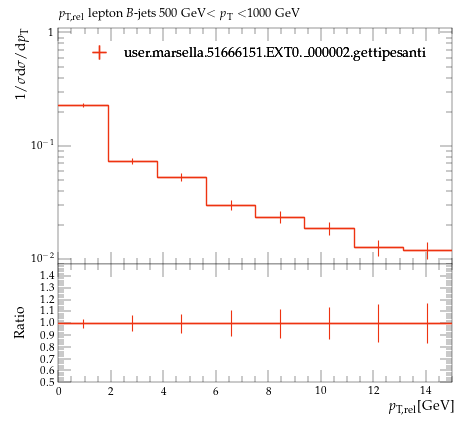

Reproduce this figure in Python.
#! /usr/bin/env python

# This Python script was auto-generated using YODA v2.0.2.
# Analysis object: /MC_HFDECAYS/avg_B_jet_l_pTrel_500_1000
# Timestamp: 24-07-2026 (16:40:05)

import matplotlib as mpl
import matplotlib.pyplot as plt
mpl.use('Agg') # comment out for interactive use
import os
import numpy as np

plotDir = os.path.split(os.path.realpath(__file__))[0]
if 'YODA_USER_PLOT_PATH' in globals():
    plot_outdir = globals()['YODA_USER_PLOT_PATH']
else:
    plot_outdir = plotDir

#plot style
plt.style.use(os.path.join(plotDir, '../default.mplstyle'))
# plot metadata
figW, figH = plt.rcParams['figure.figsize']
ax_xLabel = r'$p_\mathrm{T,rel}$[GeV]'
ax_yLabel = r'$1/\sigma \mathrm{d}\sigma/\mathrm{d}p_\mathrm{T}$'
ax_title  = r'$p_\mathrm{T,rel}$ lepton $B$-jets 500 GeV$<p_\mathrm{T}<$1000 GeV'
ax_xScale = 'linear'
ax_yScale = 'log'
xLims = (0.0, 15.0)
yLims = (0.009000000000000001, 1.1)

# TeX-friendly labels for the legend
labels = {
    'legend' : ([ r"user.marsella.51666151.EXT0.\_000002.gettipesanti" ], r""),
}

# Adjust canvas width and height
canvasW = 10.0
canvasH = 9.0
figW *= canvasW/10.
figH *= canvasH/9.

# Create figure and axis objects
fig, (ax, ratio0_ax) = plt.subplots(2, 1, sharex=True,
                  figsize=(figW,figH), gridspec_kw={'height_ratios': (6.0, 3.0)})

# Set figure margins
plt.subplots_adjust(
    left   = 1.0 * plt.rcParams['figure.subplot.left'],
    right  = 1.0 * plt.rcParams['figure.subplot.right'],
    top    = 1.0 * plt.rcParams['figure.subplot.top'],
    bottom = 1.0 * plt.rcParams['figure.subplot.bottom'])

ratio0_ax.yaxis.set_major_locator(mpl.ticker.MultipleLocator(0.1))
ratio0_ax.set_ylim(0.5, 1.4999)
ratio0_ax.set_ylabel('Ratio')

# the numerical data is stored in a separate file
dataf = dict()
prefix = os.path.split(__file__)[0]
if prefix:    prefix = prefix + '/'
exec(open(prefix+'avg_B_jet_l_pTrel_500_1000__data.py').read(), dataf)


legend_handles = dict() # keep track of handles for the legend

# style options for curves
# starts at zorder>=5 to draw curve on top of legend
styles = {
  'user.marsella.51666151.EXT0._000002.gettipesanti.yoda.gz': {
    'color' : '#EE3311',
    'linestyle' : '-',
    'linewidth' : 1,
    'marker' : 'none',
    'markersize' : 2,
    'capsize' : 0.0,
    'zorder' : 5,
    'histstyle' : 1,
    'drawstyle' : 'steps-pre',
    'xerrorbars' : 1,
    'yerrorbars' : 1,
    'fillcolor' : None,
    'fillopacity' : 1.0,
    'ratio0_linestyle' : '-',
    'ratio0_linewidth' : 1,
    'ratio0_marker' : 'none',
    'ratio0_markersize' : 2,
    'ratio0_capsize' : 0.0,
    'ratio0_zorder' : 5,
    'ratio0_histstyle' : 1,
    'ratio0_drawstyle' : 'steps-pre',
    'ratio0_xerrorbars' : 1,
    'ratio0_yerrorbars' : 1,
  },
}

# curve from input yoda files in main panel
for label, yvals in dataf['yvals'].items():
    if all(np.isnan(v) for v in dataf['yvals'][label]):
        continue
    tmp = None
    if styles[label]['histstyle']: # draw as histogram
        xpos = dataf['xedges'][label] if styles[label]['drawstyle'] else dataf['xpoints'][label]
        ypos = np.insert(yvals, 0, yvals[0]) if styles[label]['drawstyle'] else yvals
        if styles[label]['fillcolor']: # fill area below curve
            ax.fill_between(xpos, ypos, step='pre',
                            color=styles[label]['fillcolor'],
                            alpha=styles[label]['fillopacity'])
        tmp, = ax.plot(xpos, ypos,
                       color=styles[label]['color'],
                       linestyle=styles[label]['linestyle'],
                       linewidth=styles[label]['linewidth'],
                       drawstyle=styles[label]['drawstyle'], solid_joinstyle='miter',
                       zorder=styles[label]['zorder'], label=label)
    tmp = ax.errorbar(dataf['xpoints'][label], yvals,
                      xerr=np.array(dataf['xerrs'][label])*styles[label]['xerrorbars'],
                      yerr=np.array(dataf['yerrs'][label])*styles[label]['yerrorbars'],
                      fmt=styles[label]['marker'], capsize=styles[label]['capsize'],
                      markersize=styles[label]['markersize'],
                      ecolor=styles[label]['color'],
                      color=styles[label]['color'], zorder=styles[label]['zorder'])
    tmp[-1][0].set_linestyle(styles[label]['linestyle'])
    tmp[-1][0].set_linewidth(styles[label]['linewidth'])
    if label in dataf['add_legend_handle']:  legend_handles[label] = tmp
    for varLabel in dataf['variation_yvals'].keys():
        if varLabel.startswith(label):
            tmp, = ax.plot(dataf['xedges'][label], dataf['variation_yvals'][varLabel],
                           color=styles[label]['color'],
                           linestyle=styles[label]['linestyle'],
                           linewidth=styles[label]['linewidth'],
                           drawstyle='steps-pre', solid_joinstyle='miter',
                           zorder=styles[label]['zorder'], alpha=0.5)


# plots on ratio panel
# curve from input yoda files in ratio panel
for label, yvals in dataf['ratio0_yvals'].items():
    if all(np.isnan(v) for v in yvals):
        continue
    if styles[label]['ratio0_histstyle']: # plot as histogram
        xpos = dataf['xedges']['user.marsella.51666151.EXT0._000002.gettipesanti.yoda.gz'] if styles[label]['ratio0_drawstyle'] else dataf['xpoints']['user.marsella.51666151.EXT0._000002.gettipesanti.yoda.gz']
        ypos = np.insert(yvals, 0, yvals[0]) if styles[label]['ratio0_drawstyle'] else yvals
        ratio0_ax.plot(xpos, ypos,
                       color=styles[label]['color'],
                       linewidth=styles[label]['linewidth'],
                       linestyle=styles[label]['ratio0_linestyle'],
                       drawstyle=styles[label]['ratio0_drawstyle'], zorder=styles[label]['zorder'],
                       solid_joinstyle='miter')
    tmp = ratio0_ax.errorbar(dataf['xpoints']['user.marsella.51666151.EXT0._000002.gettipesanti.yoda.gz'], yvals,
                             xerr=np.array(dataf['ref_xerrs'])*styles[label]['ratio0_xerrorbars'],
                             yerr=np.array(dataf['ratio0_yerrs'][label])*styles[label]['ratio0_yerrorbars'],
                             fmt=styles[label]['ratio0_marker'], capsize=styles[label]['ratio0_capsize'],
                             markersize=styles[label]['ratio0_markersize'],
                             ecolor=styles[label]['color'],
                             color=styles[label]['color'])
    tmp[-1][0].set_linestyle(styles[label]['ratio0_linestyle'])
    tmp[-1][0].set_linewidth(styles[label]['ratio0_linewidth'])

    for varlabel in dataf['ratio0_variation_vals'].keys():
        if varlabel.startswith(label):
            ratio0_ax.plot(dataf['xedges']['user.marsella.51666151.EXT0._000002.gettipesanti.yoda.gz'],
                            dataf['ratio0_variation_vals'][varlabel],
                            color=styles[label]['color'],
                            linestyle=styles[label]['linestyle'],
                            linewidth=styles[label]['linewidth'],
                            drawstyle='steps-pre', solid_joinstyle='miter',
                            zorder=1, alpha=0.5)

legend_items = list(legend_handles.values())
ax.add_artist(ax.legend(legend_items,
                        labels['legend'][0],
                        title=labels['legend'][1],
                        alignment='left',
                        loc='upper center',
                        bbox_to_anchor=(0.5, 0.97)))

# set plot metadata as defined above
ratio0_ax.set_xlabel(ax_xLabel)
ratio0_ax.xaxis.set_label_coords(1., -0.15)
ax.set_ylabel(ax_yLabel, ha='right', va='top')
ax.yaxis.set_label_coords(-0.11, 1.0)
ax.set_title(ax_title, loc='left')
ax.set_xscale(ax_xScale)
ax.set_yscale(ax_yScale)
ax.set_xlim(xLims)
ax.set_ylim(yLims)

# tick formatting
plt.rcParams['xtick.top'] = True
plt.rcParams['ytick.right'] = True
ax.yaxis.set_major_locator(mpl.ticker.LogLocator(base=10.0, numticks=np.inf))
ax.yaxis.set_minor_locator(mpl.ticker.LogLocator(
                           base=10.0, subs=np.arange(0.1, 1, 0.1), numticks=np.inf))
fig.align_ylabels((ax, ratio0_ax))
plt.savefig(os.path.join(plot_outdir, 'avg_B_jet_l_pTrel_500_1000.pdf'), format='PDF')
plt.savefig(os.path.join(plot_outdir, 'avg_B_jet_l_pTrel_500_1000.png'), format='PNG')

plt.close(fig)
